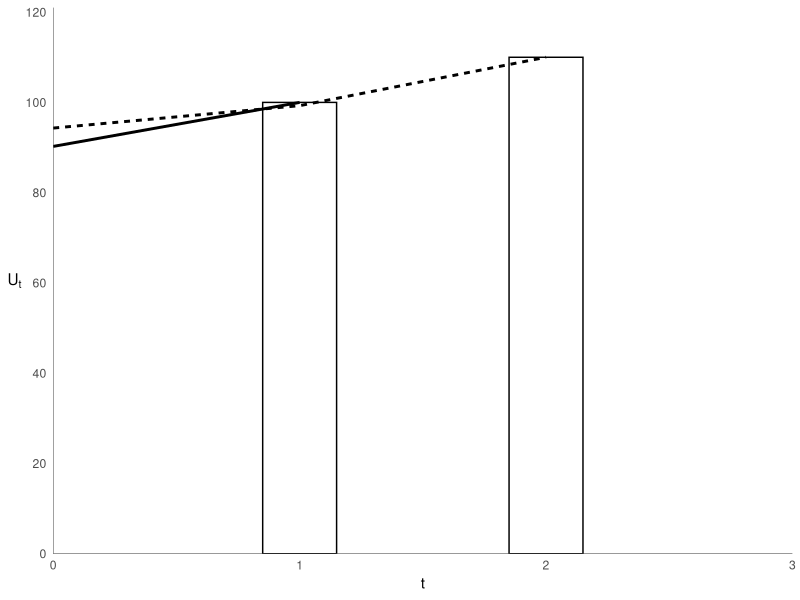
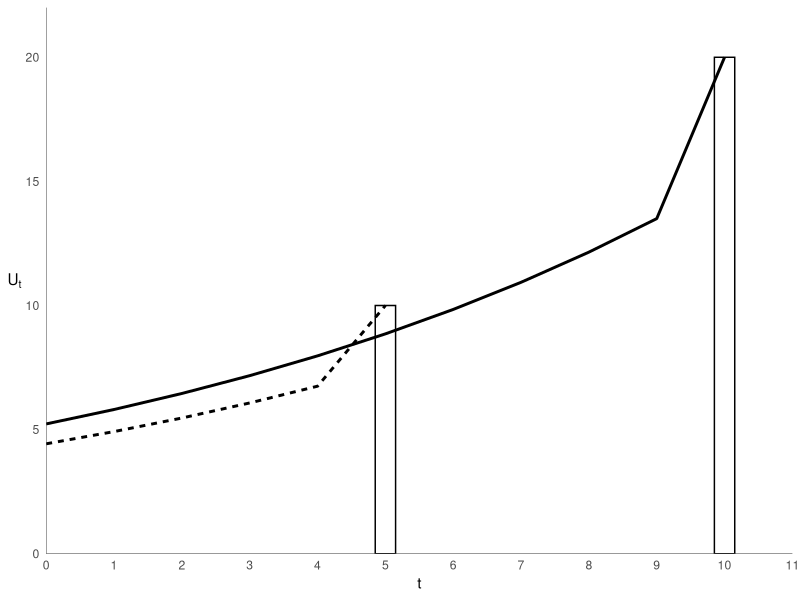
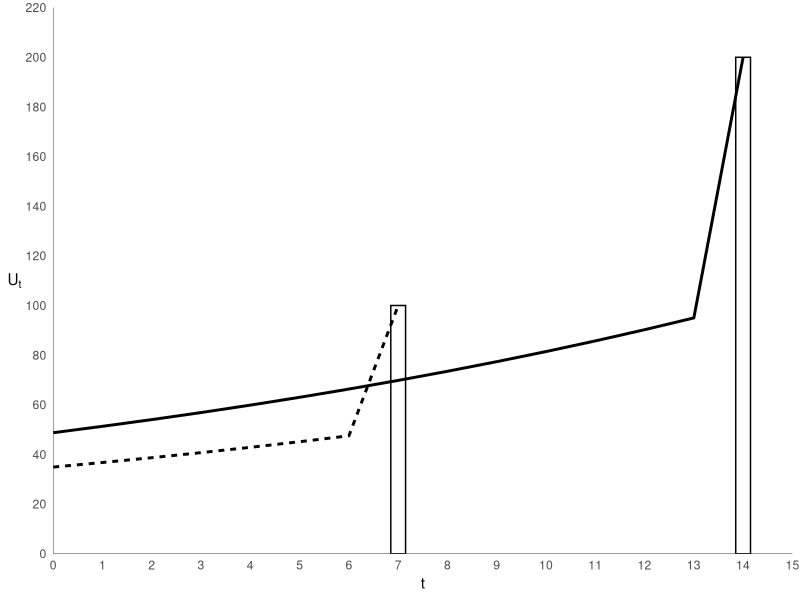

Generate these figures, in order, with R:
## ---- chunk 1
# Create a function to create the discounted bar chart
library(ggplot2)

# Helper function to create discounted values
create_discount_data <- function(value, t, beta, delta, start) {
  times <- seq(start, t, by = 1)
  data.frame(
    t = times,
    group = as.character(t),
    value = ifelse(t==times, value, value * beta * delta^(t - times))
  )
}

# Main function to create the discounted bar chart
create_discounted_bar_chart <- function(smaller, t_s, larger, t_l, beta, delta, starting_at = 0, y_spacing = 20, x_spacing = 1) {
  # Create the data
  data <- data.frame(
    t = c(t_s, t_l),
    U_t = c(smaller, larger)
  )
  
  # Create the discounted values, starting from 'starting_at'
  discounted_data <- rbind(
    create_discount_data(smaller, t_s, beta, delta, starting_at),
    create_discount_data(larger, t_l, beta, delta, starting_at)
  )
  
  # Shift t values based on starting_at
  data$t_plot <- data$t - starting_at
  discounted_data$t_plot <- discounted_data$t - starting_at
  
  # Filter out any data points before the starting point
  data <- data[data$t >= starting_at, ]
  discounted_data <- discounted_data[discounted_data$t >= starting_at, ]
  
  # Determine x-axis and y-axis limits
  x_min <- 0
  x_max <- max(max(data$t_plot), max(discounted_data$t_plot))
  y_max <- max(max(data$U_t), max(discounted_data$value)) * 1.1  # 10% buffer
  
  # Create the plot
  ggplot() +
    # Add the bars
    geom_rect(data = data, aes(xmin = ifelse(t_plot == 0, 0, t_plot - 0.15),
                               xmax = ifelse(t_plot == 0, 0.15, t_plot + 0.15),
                               ymin = 0, ymax = U_t),
              fill = "white", color = "black") +
    
    # Add the discount lines
    geom_line(data = discounted_data, aes(x = t_plot, y = value, group = group, linetype = group), 
              color = "black", linewidth = 1) +
    
    # Customize the plot
    scale_x_continuous(breaks = seq(x_min, x_max + 1, by = x_spacing), 
                       limits = c(x_min, x_max + 1),
                       expand = c(0, 0),
                       labels = function(x) x + starting_at) +
    scale_y_continuous(breaks = seq(0, y_max, by = y_spacing), 
                       limits = c(0, y_max),
                       expand = c(0, 0)) +
    geom_vline(xintercept = 0, linewidth = 0.25) + 
    geom_hline(yintercept = 0, linewidth = 0.25) +
    labs(x = "t",
         y = expression(U[t])) +
    theme_minimal() +
    theme(
      axis.title.y = element_text(angle = 0, vjust = 0.5),
      panel.grid.major = element_blank(),
      panel.grid.minor = element_blank(),
      legend.position = "none"
    )
}

## ---- chunk 2
#| label: fig-present-bias-example-1
#| fig-cap: \$100 next week or \$110 in two weeks?
#| fig-width: 5

create_discounted_bar_chart(100, 1, 110, 2, 0.95, 0.95)

## ---- chunk 3
#| label: fig-present-bias-example-2
#| fig-cap: \$10 in five days or \$20 in 10 days?
#| fig-width: 5

create_discounted_bar_chart(10, 5, 20, 10, 0.75, 0.9, y_spacing = 5)

## ---- chunk 4
#| label: fig-present-bias-example-3
#| fig-cap: Paying a loan
#| fig-width: 5

create_discounted_bar_chart(100, 7, 200, 14, 0.5, 0.95)

